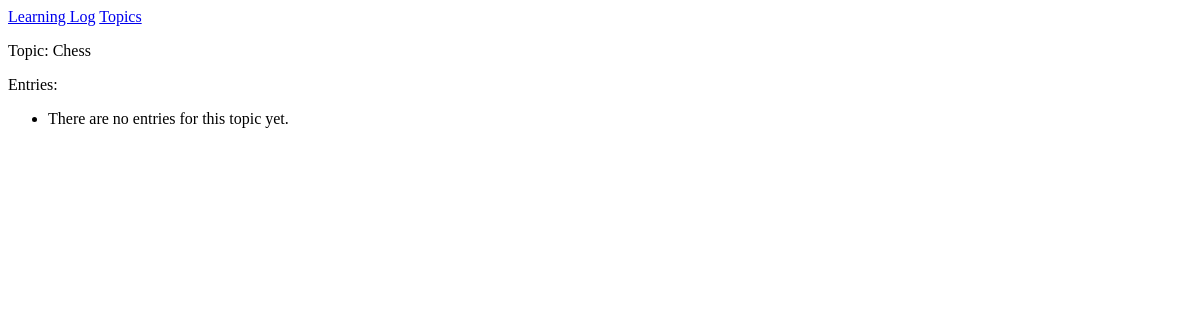
The app's page /topics/1/, older data.
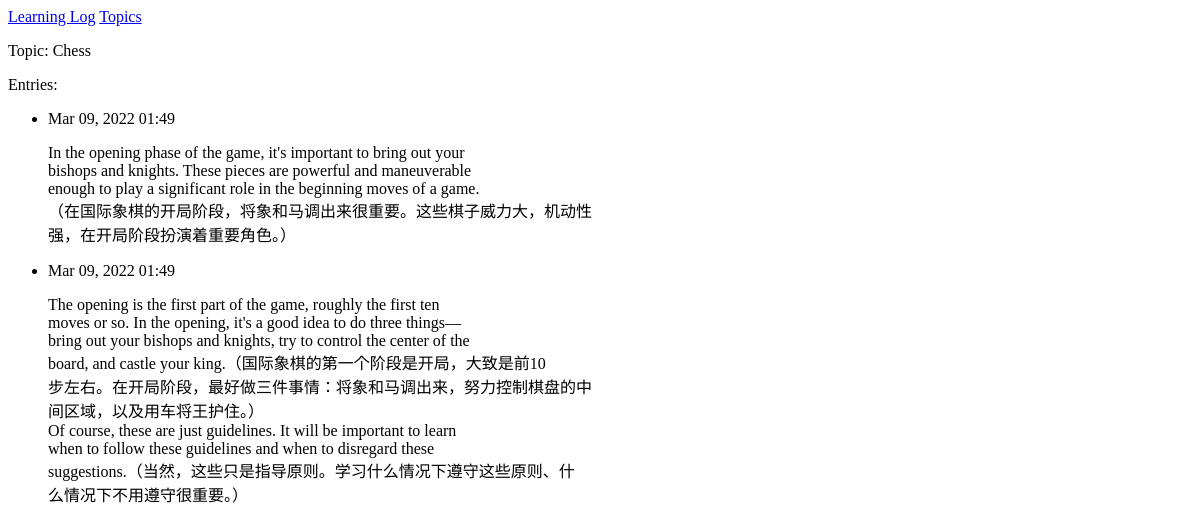
The same page, newer data.
### learning_logs/models.py (models this page shows, shortened)
class Topic(models.Model):
    text = models.CharField(max_length=200)
    date_added = models.DateTimeField(auto_now_add=True)
    def __str__(self):
        return self.text

class Entry(models.Model):
    topic = models.ForeignKey(Topic, on_delete=models.CASCADE)
    text = models.TextField()
    date_added = models.DateTimeField(auto_now_add=True)
    class Meta:
        verbose_name_plural = 'entries'

### learning_logs/views.py (the view)
# urls.py: path('topics/<int:topic_id>/', views.topic, name='topic'),
def topic(request, topic_id):
    topic = Topic.objects.get(id=topic_id)
    entries = topic.entry_set.order_by('-date_added')
    context = {'topic': topic, 'entries': entries}
    return render(request, 'topic.html', context)

### learning_logs/templates/topic.html
{% extends 'base.html' %} {% block content %}
<p>Topic: {{ topic }}</p>
<p>Entries:</p>
<ul>
    {% for entry in entries %}
    <li>
        <p>{{ entry.date_added|date:'M d, Y H:i' }}</p>
        <p>{{ entry.text|linebreaks }}</p>
    </li>
    {% empty %}
    <li>There are no entries for this topic yet.</li>
    {% endfor %}
</ul>
{% endblock content %}

### learning_logs/templates/base.html
<p>
    <a href="{% url 'learning_logs:index' %}">Learning Log</a>
    <a href="{% url 'learning_logs:topics' %}">Topics</a>
</p>
{% block content %}{% endblock content %}

Row changes from the older to the newer data that the page shows:
added Entry: date_added "Mar 09, 2022 01:49", text "In the opening phase of the game, it's important to bring out your bishops and knights. These pieces are powerful and maneuverable enough to play a significant role in the beginning moves of a game. （在国际象棋的开局阶段，将象和马调出来很重要。这些棋子威力大，机动性 强，在开局阶段扮演着重要角色。）"
added Entry: date_added "Mar 09, 2022 01:49", text "The opening is the first part of the game, roughly the first ten moves or so. In the opening, it's a good idea to do three things— bring out your bishops and knights, try to control the center of the board, and castle your king.（国际象棋的第一个阶段是开局，大致是前10 步左右。在开局阶段，最好做三件事情：将象和马调出来，努力控制棋盘的中 间区域，以及用车将王护住。） Of course, these are just guidelines. It will be important to learn when to follow these guidelines and when to disregard these suggestions.（当然，这些只是指导原则。学习什么情况下遵守这些原则、什 么情况下不用遵守很重要。）"
Text that changed along with them:
text no longer shown: "There are no entries for this topic yet."
